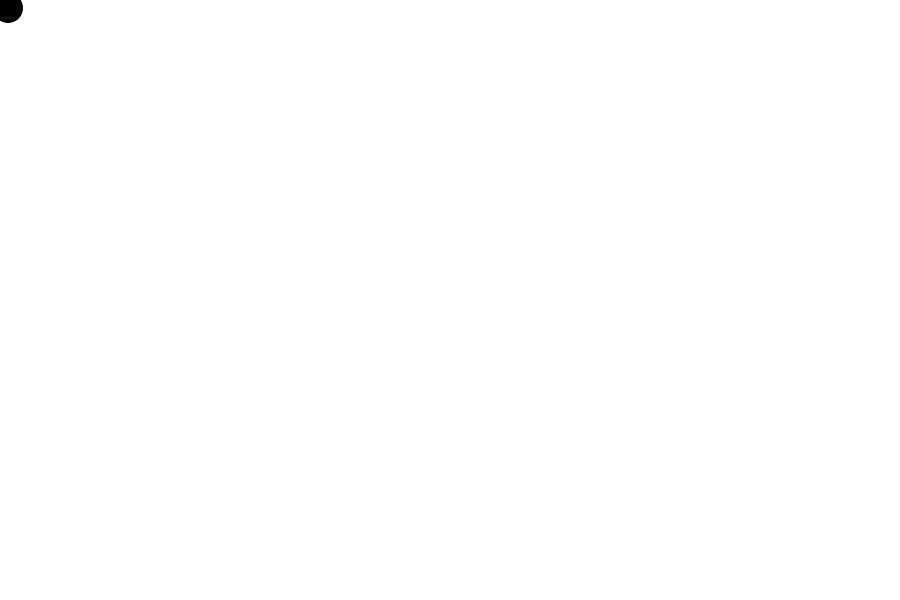
Frame 1 (no input)
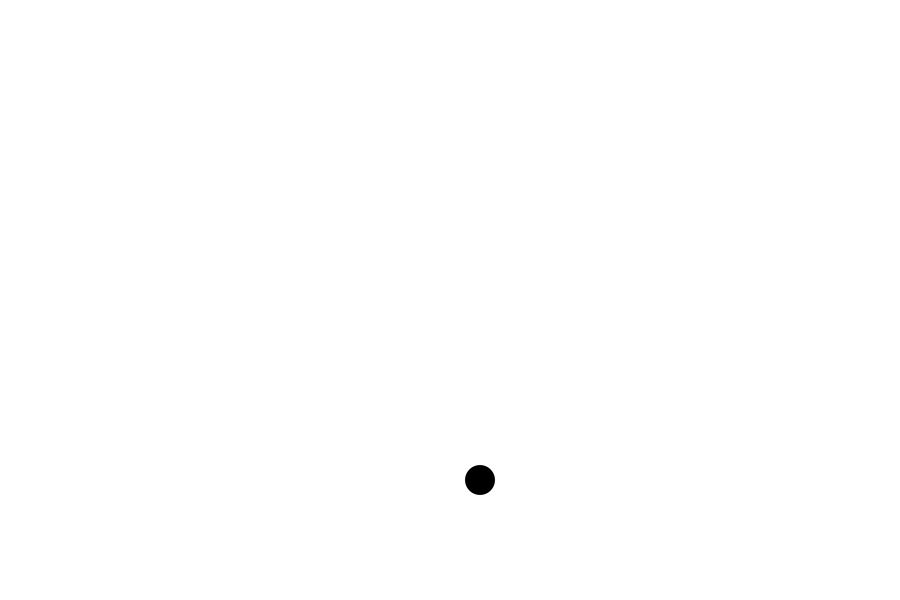
Frame 60 (the mouse pressed at the canvas centre just before this capture)
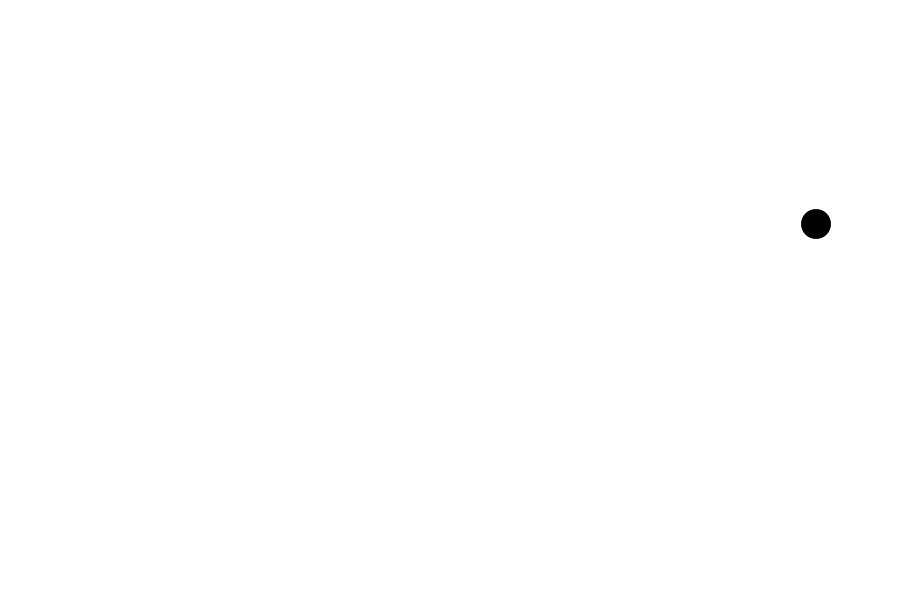
Frame 120 (the mouse held since frame 60 and released just before this capture)

The Processing sketch that drew these frames (run headless with seeded random() and noise(); from frame 60 on, the mouse is pressed at the canvas centre):

// Processing sketch: processing_119026
// ── processing_119026.pde

int x=0;
int y=0;
int r=30;
int velx=8;
int vely=8;

void setup () {

  size (900, 600);
  background (255);
  smooth();
}

void draw () {

  background (255);
  x=x+velx;
  y=y+vely;
  
  //puc avançar?
  

  //si 

  noStroke();
  fill(0);
  ellipse (x, y, r, r);
  
 
 //rebota en x
 
   if ((x<0-r/2)||(x>width-r/2)){
    
    velx=-velx;
    
    //rebota en y
    
  }else{
    
     if((y<0-r/2)||(y>height-r/2)){
       
       vely=-vely;
     }
   }
}
